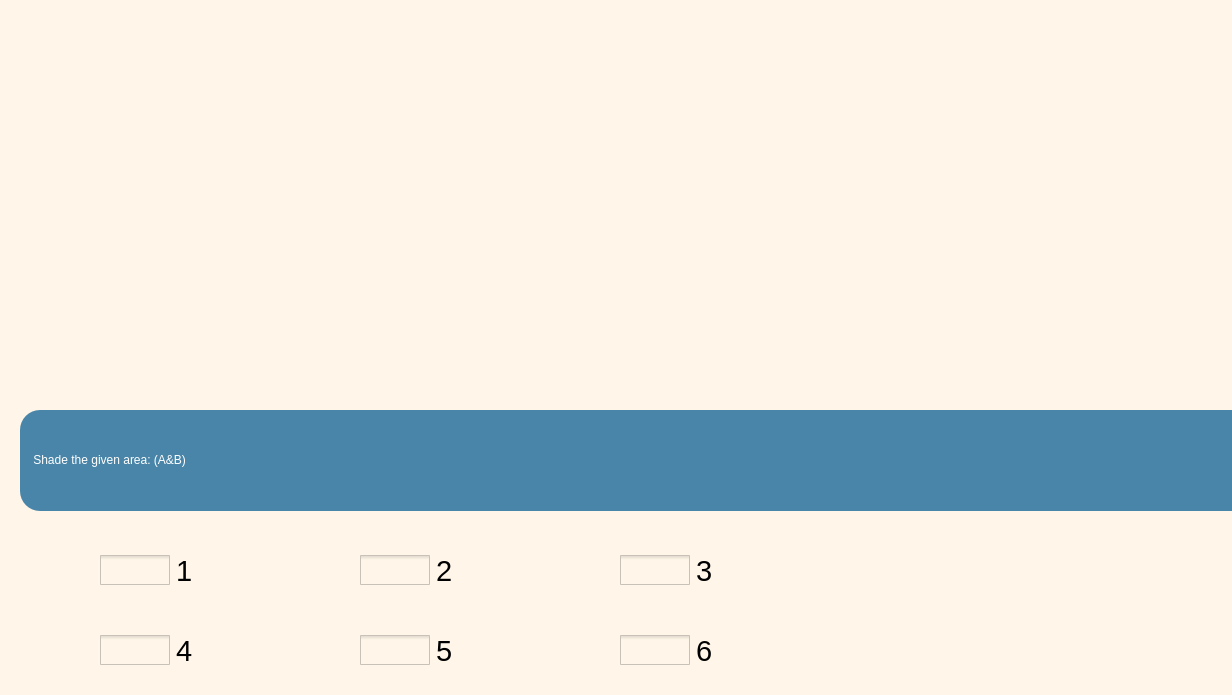
<?xml version="1.0" encoding="UTF-8"?>
<ui version="4.0">
 <class>MainWindow</class>
 <widget class="QMainWindow" name="MainWindow">
  <property name="geometry">
   <rect>
    <x>0</x>
    <y>0</y>
    <width>1232</width>
    <height>695</height>
   </rect>
  </property>
  <property name="windowTitle">
   <string>MainWindow</string>
  </property>
  <property name="styleSheet">
   <string notr="true">QWidget{
	background-color: rgb(255,246,233)
}

QPushButton{
	background-color: rgb(73,133,168);
	color: white;
	font: 16pt &quot;Verdana&quot;;
	border-radius: 20%;
}

QPushButton:hover{
	background-color: rgb(93,153,168);
	border: 2px solid black;
}

QFrame{
	border:none;
}

QLabel{
	font: Italic 22pt &quot;Verdana&quot;;
	background-color: rgb(73, 133, 168);
	border-radius: 20%;
	color: white;
}

QCheckBox{
	font: 22pt;
}

QCheckBox:hover{
	background-color: rgb(221,221,221);
	border-radius: 20%;
}
QCheckBox::indicator{
	width: 70px;
	height: 30px;
}

QCheckBox::indicator:checked{
	image: url('/Users/adityaparashar/Education/UCL/ENGF0002/Scenario/Scenario-2-Aditya/Practice_VennDiagrams/src/ui_files/checkbox-checked.png');
}

QCheckBox::indicator:unchecked{
	image: url('/Users/adityaparashar/Education/UCL/ENGF0002/Scenario/Scenario-2-Aditya/Practice_VennDiagrams/src/ui_files/checkbox-unchecked.png');
}
</string>
  </property>
  <widget class="QWidget" name="centralwidget">
   <property name="styleSheet">
    <string notr="true"/>
   </property>
   <widget class="QFrame" name="CheckboxFrame">
    <property name="geometry">
     <rect>
      <x>20</x>
      <y>520</y>
      <width>871</width>
      <height>281</height>
     </rect>
    </property>
    <property name="styleSheet">
     <string notr="true"/>
    </property>
    <property name="frameShape">
     <enum>QFrame::StyledPanel</enum>
    </property>
    <property name="frameShadow">
     <enum>QFrame::Raised</enum>
    </property>
    <widget class="QCheckBox" name="Area1">
     <property name="enabled">
      <bool>true</bool>
     </property>
     <property name="geometry">
      <rect>
       <x>80</x>
       <y>30</y>
       <width>121</width>
       <height>41</height>
      </rect>
     </property>
     <property name="maximumSize">
      <size>
       <width>16777215</width>
       <height>16777215</height>
      </size>
     </property>
     <property name="autoFillBackground">
      <bool>false</bool>
     </property>
     <property name="styleSheet">
      <string notr="true"/>
     </property>
     <property name="text">
      <string>1</string>
     </property>
     <property name="iconSize">
      <size>
       <width>16</width>
       <height>16</height>
      </size>
     </property>
     <property name="checkable">
      <bool>true</bool>
     </property>
     <property name="checked">
      <bool>false</bool>
     </property>
     <property name="tristate">
      <bool>false</bool>
     </property>
    </widget>
    <widget class="QCheckBox" name="Area2">
     <property name="geometry">
      <rect>
       <x>340</x>
       <y>30</y>
       <width>121</width>
       <height>41</height>
      </rect>
     </property>
     <property name="styleSheet">
      <string notr="true"/>
     </property>
     <property name="text">
      <string>2</string>
     </property>
    </widget>
    <widget class="QCheckBox" name="Area3">
     <property name="geometry">
      <rect>
       <x>600</x>
       <y>30</y>
       <width>131</width>
       <height>41</height>
      </rect>
     </property>
     <property name="text">
      <string>3</string>
     </property>
    </widget>
    <widget class="QFrame" name="HiddenFrame">
     <property name="geometry">
      <rect>
       <x>0</x>
       <y>80</y>
       <width>811</width>
       <height>171</height>
      </rect>
     </property>
     <property name="styleSheet">
      <string notr="true">border:none;</string>
     </property>
     <property name="frameShape">
      <enum>QFrame::StyledPanel</enum>
     </property>
     <property name="frameShadow">
      <enum>QFrame::Raised</enum>
     </property>
     <widget class="QCheckBox" name="Area5">
      <property name="enabled">
       <bool>true</bool>
      </property>
      <property name="geometry">
       <rect>
        <x>340</x>
        <y>30</y>
        <width>131</width>
        <height>41</height>
       </rect>
      </property>
      <property name="maximumSize">
       <size>
        <width>16777215</width>
        <height>16777215</height>
       </size>
      </property>
      <property name="autoFillBackground">
       <bool>false</bool>
      </property>
      <property name="text">
       <string>5</string>
      </property>
      <property name="iconSize">
       <size>
        <width>16</width>
        <height>16</height>
       </size>
      </property>
      <property name="checkable">
       <bool>true</bool>
      </property>
      <property name="checked">
       <bool>false</bool>
      </property>
      <property name="tristate">
       <bool>false</bool>
      </property>
     </widget>
     <widget class="QCheckBox" name="Area4">
      <property name="enabled">
       <bool>true</bool>
      </property>
      <property name="geometry">
       <rect>
        <x>80</x>
        <y>30</y>
        <width>121</width>
        <height>41</height>
       </rect>
      </property>
      <property name="maximumSize">
       <size>
        <width>16777215</width>
        <height>16777215</height>
       </size>
      </property>
      <property name="autoFillBackground">
       <bool>false</bool>
      </property>
      <property name="text">
       <string>4</string>
      </property>
      <property name="iconSize">
       <size>
        <width>16</width>
        <height>16</height>
       </size>
      </property>
      <property name="checkable">
       <bool>true</bool>
      </property>
      <property name="checked">
       <bool>false</bool>
      </property>
      <property name="tristate">
       <bool>false</bool>
      </property>
     </widget>
     <widget class="QCheckBox" name="Area7">
      <property name="enabled">
       <bool>true</bool>
      </property>
      <property name="geometry">
       <rect>
        <x>340</x>
        <y>110</y>
        <width>141</width>
        <height>41</height>
       </rect>
      </property>
      <property name="maximumSize">
       <size>
        <width>16777215</width>
        <height>16777215</height>
       </size>
      </property>
      <property name="autoFillBackground">
       <bool>false</bool>
      </property>
      <property name="text">
       <string>7</string>
      </property>
      <property name="iconSize">
       <size>
        <width>16</width>
        <height>16</height>
       </size>
      </property>
      <property name="checkable">
       <bool>true</bool>
      </property>
      <property name="checked">
       <bool>false</bool>
      </property>
      <property name="tristate">
       <bool>false</bool>
      </property>
     </widget>
     <widget class="QCheckBox" name="Area6">
      <property name="enabled">
       <bool>true</bool>
      </property>
      <property name="geometry">
       <rect>
        <x>600</x>
        <y>30</y>
        <width>131</width>
        <height>41</height>
       </rect>
      </property>
      <property name="maximumSize">
       <size>
        <width>16777215</width>
        <height>16777215</height>
       </size>
      </property>
      <property name="autoFillBackground">
       <bool>false</bool>
      </property>
      <property name="text">
       <string>6</string>
      </property>
      <property name="iconSize">
       <size>
        <width>16</width>
        <height>16</height>
       </size>
      </property>
      <property name="checkable">
       <bool>true</bool>
      </property>
      <property name="checked">
       <bool>false</bool>
      </property>
      <property name="tristate">
       <bool>false</bool>
      </property>
     </widget>
    </widget>
   </widget>
   <widget class="QFrame" name="QuestionFrame">
    <property name="geometry">
     <rect>
      <x>20</x>
      <y>410</y>
      <width>1401</width>
      <height>101</height>
     </rect>
    </property>
    <property name="frameShape">
     <enum>QFrame::StyledPanel</enum>
    </property>
    <property name="frameShadow">
     <enum>QFrame::Raised</enum>
    </property>
    <widget class="QLabel" name="Question">
     <property name="geometry">
      <rect>
       <x>0</x>
       <y>0</y>
       <width>1391</width>
       <height>101</height>
      </rect>
     </property>
     <property name="styleSheet">
      <string notr="true"/>
     </property>
     <property name="text">
      <string>&lt;html&gt;&lt;head/&gt;&lt;body&gt;&lt;p&gt;&amp;nbsp; &amp;nbsp; Shade the given area: (A&amp;amp;B)&lt;/p&gt;&lt;/body&gt;&lt;/html&gt;</string>
     </property>
    </widget>
   </widget>
   <widget class="QFrame" name="DiagramFrame">
    <property name="geometry">
     <rect>
      <x>30</x>
      <y>0</y>
      <width>721</width>
      <height>401</height>
     </rect>
    </property>
    <property name="styleSheet">
     <string notr="true"/>
    </property>
    <property name="frameShape">
     <enum>QFrame::StyledPanel</enum>
    </property>
    <property name="frameShadow">
     <enum>QFrame::Raised</enum>
    </property>
   </widget>
   <widget class="QPushButton" name="submitButton">
    <property name="geometry">
     <rect>
      <x>1100</x>
      <y>790</y>
      <width>121</width>
      <height>46</height>
     </rect>
    </property>
    <property name="styleSheet">
     <string notr="true"/>
    </property>
    <property name="text">
     <string>Submit</string>
    </property>
   </widget>
   <widget class="QPushButton" name="nextButton">
    <property name="geometry">
     <rect>
      <x>1250</x>
      <y>790</y>
      <width>121</width>
      <height>46</height>
     </rect>
    </property>
    <property name="text">
     <string>Next</string>
    </property>
   </widget>
   <widget class="QFrame" name="AnswerFrame">
    <property name="geometry">
     <rect>
      <x>760</x>
      <y>0</y>
      <width>701</width>
      <height>401</height>
     </rect>
    </property>
    <property name="frameShape">
     <enum>QFrame::StyledPanel</enum>
    </property>
    <property name="frameShadow">
     <enum>QFrame::Raised</enum>
    </property>
   </widget>
   <zorder>QuestionFrame</zorder>
   <zorder>DiagramFrame</zorder>
   <zorder>CheckboxFrame</zorder>
   <zorder>submitButton</zorder>
   <zorder>nextButton</zorder>
   <zorder>AnswerFrame</zorder>
  </widget>
  <widget class="QStatusBar" name="statusbar"/>
 </widget>
 <resources/>
 <connections/>
</ui>
